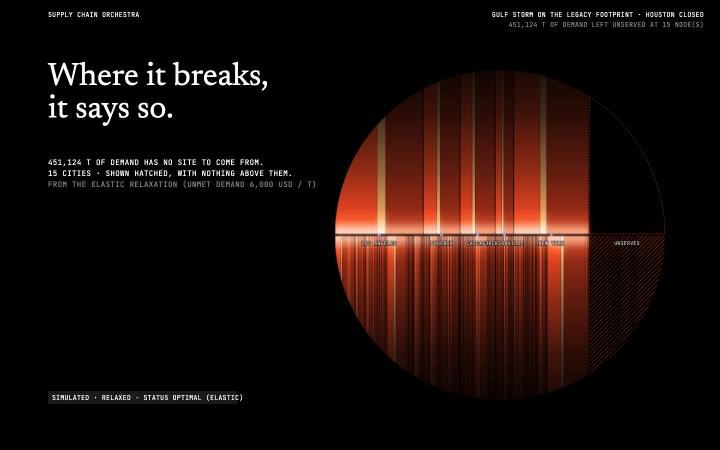
#> input picture design/sketches/dock-s05-d.png, 1440 x 900 px, given in place of 01-s00-t4600-end.png, which was not available (shown at 1/2 size)
$ python compose_p03_pair.py
#> lines starting #> are read from the running program, lines starting #| are printed output that depends on the picture; pictures that were not available may be replaced by others from this repository, and a replacement may not be noted
"""P03 vs P07 watch-item check: real P03 S00 end frame next to the P07 S00 sketch, 240px tall,
in colour (row 1) and greyscale (row 2). Run: uv run --with pillow python design/sketches/compose_p03_pair.py
"""
from pathlib import Path

from PIL import Image, ImageDraw, ImageOps

HERE = Path(__file__).parent
P03 = HERE / "../../../03-climate-signal-observatory/artifacts/evidence/stage-a/1440x900/01-s00-t4600-end.png"
tiles = [(P03, "P03 REAL S00 END"), (HERE / "dock-s00-d.png", "P07 S00 SKETCH")]
W, H, LAB = 384, 240, 18
sheet = Image.new("RGB", (2 * W + 3 * 8, 2 * (H + LAB) + 3 * 8), "#111")
#> sheet: PIL image 792x540 RGB; every value is 17
d = ImageDraw.Draw(sheet)
for row, grey in enumerate((False, True)):
    for i, (p, label) in enumerate(tiles):
        im = Image.open(p).convert("RGB").resize((W, H), Image.LANCZOS)
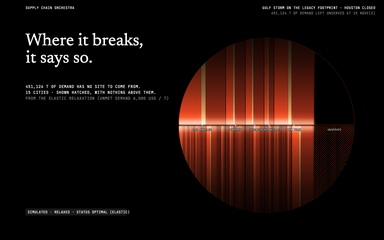
#> im: PIL image 384x240 RGB; mean R, G, B 26.4, 12.5, 9.1
        if grey:
            im = ImageOps.grayscale(im).convert("RGB")
        x, y = 8 + i * (W + 8), 8 + row * (H + LAB + 8)
        sheet.paste(im, (x, y + LAB))
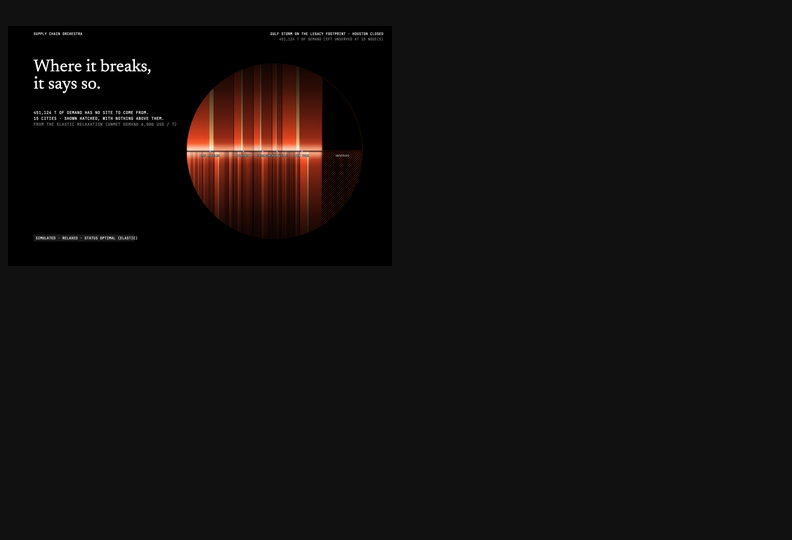
#> sheet: PIL image 792x540 RGB; mean R, G, B 19, 16, 15.3
        d.text((x + 2, y + 3), label + (" (GREYSCALE)" if grey else ""), fill="#fff")
sheet.save(HERE / "p03-p07-pair.png")
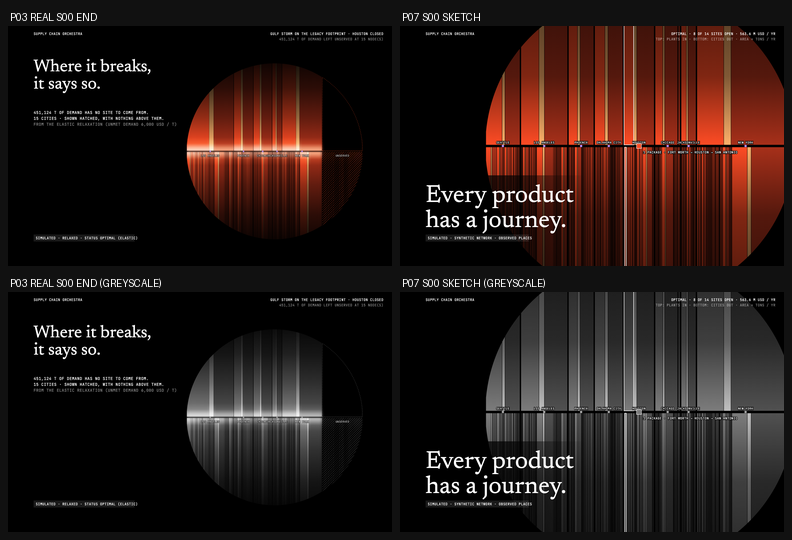
#> saved as p03-p07-pair.png: PIL image 792x540 RGB; mean R, G, B 37.4, 24.4, 21.3
print("pair", sheet.size)
#| pair (792, 540)
